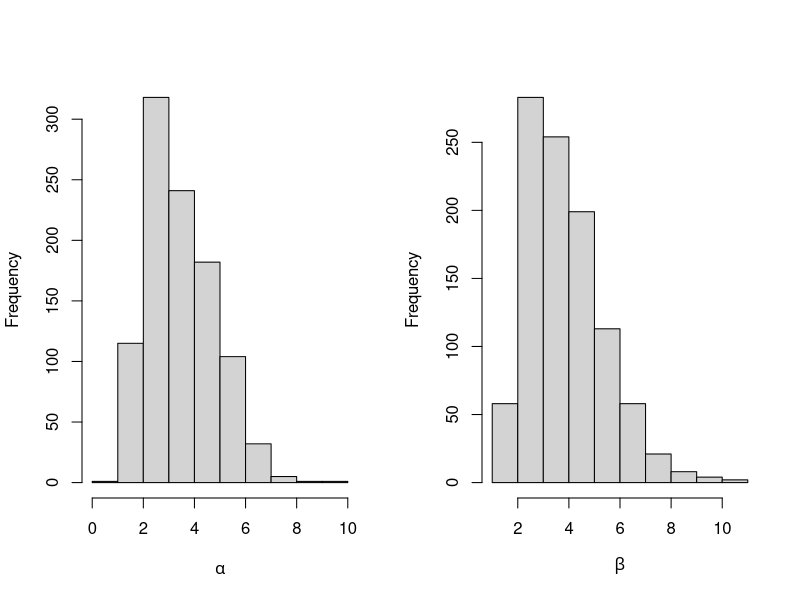
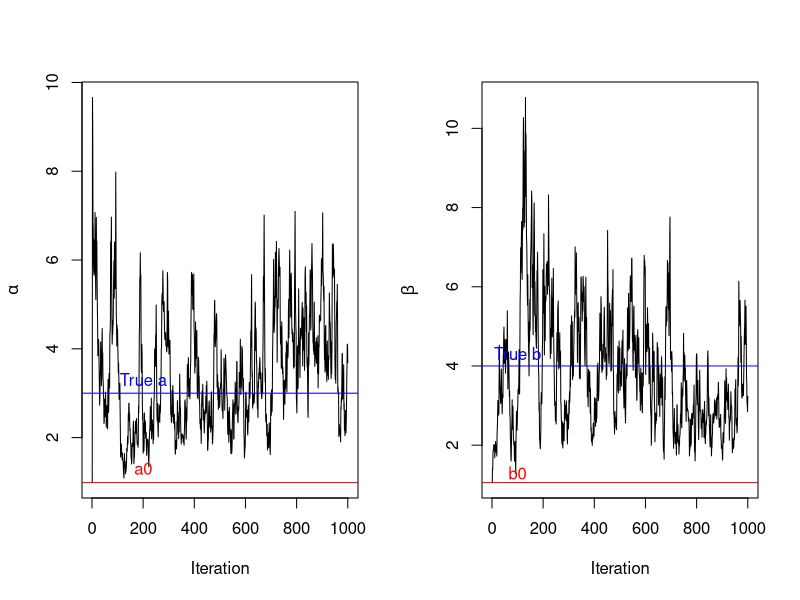

The R script that drew these images, in order:
## ---- chunk 1
knitr::opts_chunk$set(echo = TRUE, cache = TRUE)
## ---- chunk 2
set.seed(1)
# set up priors (mean)
a0 <- mean(rgamma(1000, shape = 1, rate = 1))
b0 <- mean(rgamma(1000, shape = 1, rate = 1))

# true data distribution
N <- 100  # 100 Xi observations
truea <- 3
trueb <- 4
X <- rexp(n = N, truea*trueb) #create 100 observations where X~exp(ab)

Xsum = sum(X) # for later use
## ---- chunk 3
set.seed(1)
# store posterior samples of a and b
alphas <- c()
betas <- c()

# input a0, b0
# we are choosing the starting points to be the mean of our prior distribution
alphas[1] <- a0
betas[1] <- b0

# choose how many iterations of Gibbs sampling to run
j <- 1000
## ---- chunk 4
set.seed(1)
# run for j (1000) iterations

for(i in 2:j){
# update a and b
a <- rgamma(n = 1, shape = N+1, rate = betas[i-1]*Xsum + 1)
alphas[i] <- a

b <- rgamma(n = 1, shape = N+1, rate = alphas[i]*Xsum + 1)
betas[i] <- b
}
## ---- chunk 5
set.seed(1)
# Histogram of samples
par(mfrow=c(1,2))
hist(alphas, xlab = expression(alpha), main = '')
hist(betas, xlab = expression(beta), main = '')
## ---- chunk 6
set.seed(1)
iterations <- 1:j
par(mfrow=c(1,2))
plot(alphas ~ iterations, xlab = 'Iteration', ylab = expression(alpha), type = 'l')
abline(h = a0, col = "red")
text(x=200, y=1.3, 'a0', col = "red")
abline(h = truea, col = "blue")
text(x=200, y=truea+0.3, 'True a', col = "blue")
plot(betas ~ iterations, xlab = 'Iteration', ylab = expression(beta), type = 'l')
abline(h = b0, col = "red")
text(x=100, y=1.3, 'b0', col = "red")
abline(h = trueb, col = "blue")
text(x=100, y=trueb+0.3, 'True b', col = "blue")
